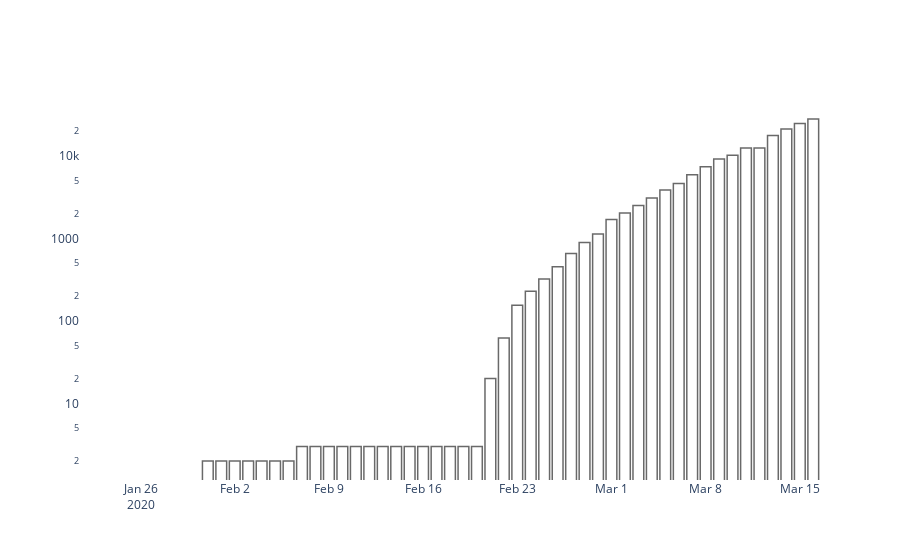

The notebook cell this image was saved under:
### Code cell
# Display data from Italy
fig = go.Figure([go.Bar(
    x=ts_it.index, 
    y=ts_it,
    marker=dict(color='white', 
                line=dict(color='DimGray', width=1.5))
    )])
fig.update_layout(plot_bgcolor='white', yaxis_type="log")
fig.show()
